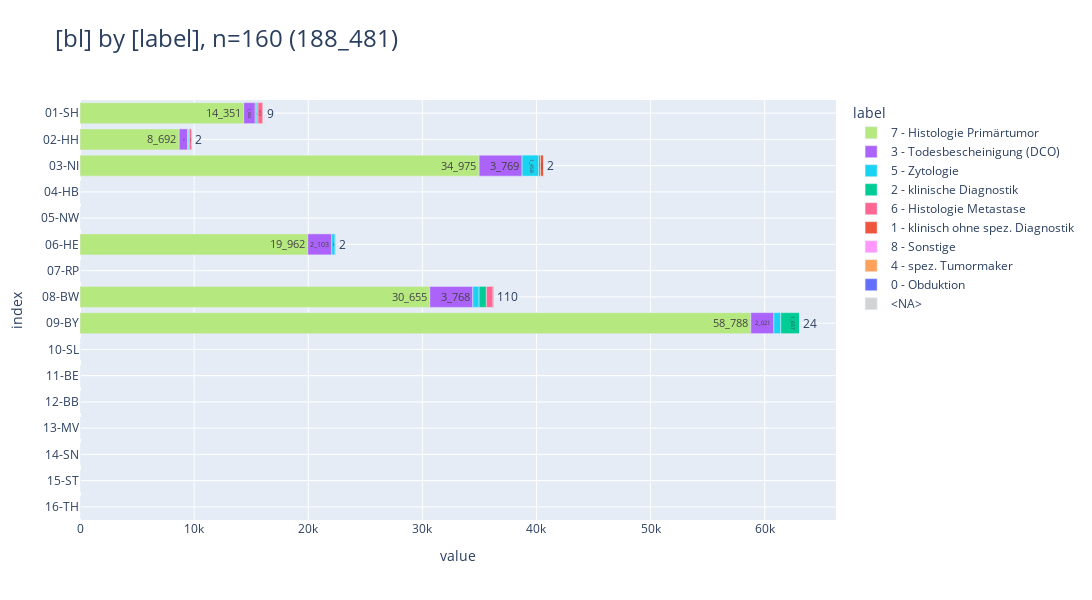

Notebook code for this chart:
### Code cell
_df = df_dsich[
    [
        "bl",
        "label",
        "cnt",
    ]
].sort_values("bl")

_ = pls.plot_stacked_bars(
    _df,
    # swap=True,
    orientation="h",
    # show_total=True,
    # normalize=True,
    # relative=True,
    height=600,
    # top_n_color=5,
    # sort_values_index=True,
    sort_values_color=True,
    # top_n_index=3,
    # precision=2,
    # show_other=True,
    # top_n_index=2,
    kkr_col="bl",
)
_

### Figure 1 — Plotly figure (JSON) as saved in the notebook; plotly's stock layout.template omitted (floating-point values rounded to 4 significant figures)
{"data": [{"hovertemplate": "col=7 - Histologie Primärtumor<br>value=%{x}<br>index=%{y}<br>cnt_str=%{text}<extra></extra>", "legendgroup": "7 - Histologie Primärtumor", "marker": {"color": "#B6E880", "pattern": {"shape": ""}}, "name": "7 - Histologie Primärtumor", "orientation": "h", "showlegend": true, "text": ["14_351", "8_692", "34_975", "0", "0", "19_962", "0", "30_655", "58_788", "0", "0", "0", "0", "0", "0", "0"], "textposition": "auto", "type": "bar", "x": [14350.0, 8692.0, 34980.0, 0.0, 0.0, 19960.0, 0.0, 30660.0, 58790.0, 0.0, 0.0, 0.0, 0.0, 0.0, 0.0, 0.0], "xaxis": "x", "y": ["01-SH", "02-HH", "03-NI", "04-HB", "05-NW", "06-HE", "07-RP", "08-BW", "09-BY", "10-SL", "11-BE", "12-BB", "13-MV", "14-SN", "15-ST", "16-TH"], "yaxis": "y"}, {"hovertemplate": "col=3 - Todesbescheinigung (DCO)<br>value=%{x}<br>index=%{y}<br>cnt_str=%{text}<extra></extra>", "legendgroup": "3 - Todesbescheinigung (DCO)", "marker": {"color": "#AB63FA", "pattern": {"shape": ""}}, "name": "3 - Todesbescheinigung (DCO)", "orientation": "h", "showlegend": true, "text": ["1_004", "735", "3_769", "0", "0", "2_103", "0", "3_768", "2_021", "0", "0", "0", "0", "0", "0", "0"], "textposition": "auto", "type": "bar", "x": [1004.0, 735.0, 3769.0, 0.0, 0.0, 2103.0, 0.0, 3768.0, 2021.0, 0.0, 0.0, 0.0, 0.0, 0.0, 0.0, 0.0], "xaxis": "x", "y": ["01-SH", "02-HH", "03-NI", "04-HB", "05-NW", "06-HE", "07-RP", "08-BW", "09-BY", "10-SL", "11-BE", "12-BB", "13-MV", "14-SN", "15-ST", "16-TH"], "yaxis": "y"}, {"hovertemplate": "col=5 - Zytologie<br>value=%{x}<br>index=%{y}<br>cnt_str=%{text}<extra></extra>", "legendgroup": "5 - Zytologie", "marker": {"color": "#19D3F3", "pattern": {"shape": ""}}, "name": "5 - Zytologie", "orientation": "h", "showlegend": true, "text": ["146", "116", "1_458", "0", "0", "289", "0", "550", "607", "0", "0", "0", "0", "0", "0", "0"], "textposition": "auto", "type": "bar", "x": [146.0, 116.0, 1458.0, 0.0, 0.0, 289.0, 0.0, 550.0, 607.0, 0.0, 0.0, 0.0, 0.0, 0.0, 0.0, 0.0], "xaxis": "x", "y": ["01-SH", "02-HH", "03-NI", "04-HB", "05-NW", "06-HE", "07-RP", "08-BW", "09-BY", "10-SL", "11-BE", "12-BB", "13-MV", "14-SN", "15-ST", "16-TH"], "yaxis": "y"}, {"hovertemplate": "col=2 - klinische Diagnostik<br>value=%{x}<br>index=%{y}<br>cnt_str=%{text}<extra></extra>", "legendgroup": "2 - klinische Diagnostik", "marker": {"color": "#00CC96", "pattern": {"shape": ""}}, "name": "2 - klinische Diagnostik", "orientation": "h", "showlegend": true, "text": ["100", "35", "151", "0", "0", "104", "0", "641", "1_657", "0", "0", "0", "0", "0", "0", "0"], "textposition": "auto", "type": "bar", "x": [100.0, 35.0, 151.0, 0.0, 0.0, 104.0, 0.0, 641.0, 1657.0, 0.0, 0.0, 0.0, 0.0, 0.0, 0.0, 0.0], "xaxis": "x", "y": ["01-SH", "02-HH", "03-NI", "04-HB", "05-NW", "06-HE", "07-RP", "08-BW", "09-BY", "10-SL", "11-BE", "12-BB", "13-MV", "14-SN", "15-ST", "16-TH"], "yaxis": "y"}, {"hovertemplate": "col=6 - Histologie Metastase<br>value=%{x}<br>index=%{y}<br>cnt_str=%{text}<extra></extra>", "legendgroup": "6 - Histologie Metastase", "marker": {"color": "#FF6692", "pattern": {"shape": ""}}, "name": "6 - Histologie Metastase", "orientation": "h", "showlegend": true, "text": ["419", "262", "1", "0", "0", "0", "0", "584", "0", "0", "0", "0", "0", "0", "0", "0"], "textposition": "auto", "type": "bar", "x": [419.0, 262.0, 1.0, 0.0, 0.0, 0.0, 0.0, 584.0, 0.0, 0.0, 0.0, 0.0, 0.0, 0.0, 0.0, 0.0], "xaxis": "x", "y": ["01-SH", "02-HH", "03-NI", "04-HB", "05-NW", "06-HE", "07-RP", "08-BW", "09-BY", "10-SL", "11-BE", "12-BB", "13-MV", "14-SN", "15-ST", "16-TH"], "yaxis": "y"}, {"hovertemplate": "col=1 - klinisch ohne spez. Diagnostik<br>value=%{x}<br>index=%{y}<br>cnt_str=%{text}<extra></extra>", "legendgroup": "1 - klinisch ohne spez. Diagnostik", "marker": {"color": "#EF553B", "pattern": {"shape": ""}}, "name": "1 - klinisch ohne spez. Diagnostik", "orientation": "h", "showlegend": true, "text": ["65", "0", "312", "0", "0", "0", "0", "110", "0", "0", "0", "0", "0", "0", "0", "0"], "textposition": "auto", "type": "bar", "x": [65.0, 0.0, 312.0, 0.0, 0.0, 0.0, 0.0, 110.0, 0.0, 0.0, 0.0, 0.0, 0.0, 0.0, 0.0, 0.0], "xaxis": "x", "y": ["01-SH", "02-HH", "03-NI", "04-HB", "05-NW", "06-HE", "07-RP", "08-BW", "09-BY", "10-SL", "11-BE", "12-BB", "13-MV", "14-SN", "15-ST", "16-TH"], "yaxis": "y"}, {"hovertemplate": "col=8 - Sonstige<br>value=%{x}<br>index=%{y}<br>cnt_str=%{text}<extra></extra>", "legendgroup": "8 - Sonstige", "marker": {"color": "#FF97FF", "pattern": {"shape": ""}}, "name": "8 - Sonstige", "orientation": "h", "showlegend": true, "text": ["0", "0", "5", "0", "0", "0", "0", "0", "24", "0", "0", "0", "0", "0", "0", "0"], "textposition": "auto", "type": "bar", "x": [0.0, 0.0, 5.0, 0.0, 0.0, 0.0, 0.0, 0.0, 24.0, 0.0, 0.0, 0.0, 0.0, 0.0, 0.0, 0.0], "xaxis": "x", "y": ["01-SH", "02-HH", "03-NI", "04-HB", "05-NW", "06-HE", "07-RP", "08-BW", "09-BY", "10-SL", "11-BE", "12-BB", "13-MV", "14-SN", "15-ST", "16-TH"], "yaxis": "y"}, {"hovertemplate": "col=4 - spez. Tumormaker<br>value=%{x}<br>index=%{y}<br>cnt_str=%{text}<extra></extra>", "legendgroup": "4 - spez. Tumormaker", "marker": {"color": "#FFA15A", "pattern": {"shape": ""}}, "name": "4 - spez. Tumormaker", "orientation": "h", "showlegend": true, "text": ["9", "2", "0", "0", "0", "7", "0", "0", "0", "0", "0", "0", "0", "0", "0", "0"], "textposition": "auto", "type": "bar", "x": [9.0, 2.0, 0.0, 0.0, 0.0, 7.0, 0.0, 0.0, 0.0, 0.0, 0.0, 0.0, 0.0, 0.0, 0.0, 0.0], "xaxis": "x", "y": ["01-SH", "02-HH", "03-NI", "04-HB", "05-NW", "06-HE", "07-RP", "08-BW", "09-BY", "10-SL", "11-BE", "12-BB", "13-MV", "14-SN", "15-ST", "16-TH"], "yaxis": "y"}, {"hovertemplate": "col=0 - Obduktion<br>value=%{x}<br>index=%{y}<br>cnt_str=%{text}<extra></extra>", "legendgroup": "0 - Obduktion", "marker": {"color": "#636EFA", "pattern": {"shape": ""}}, "name": "0 - Obduktion", "orientation": "h", "showlegend": true, "text": ["0", "0", "2", "0", "0", "2", "0", "0", "0", "0", "0", "0", "0", "0", "0", "0"], "textposition": "auto", "type": "bar", "x": [0.0, 0.0, 2.0, 0.0, 0.0, 2.0, 0.0, 0.0, 0.0, 0.0, 0.0, 0.0, 0.0, 0.0, 0.0, 0.0], "xaxis": "x", "y": ["01-SH", "02-HH", "03-NI", "04-HB", "05-NW", "06-HE", "07-RP", "08-BW", "09-BY", "10-SL", "11-BE", "12-BB", "13-MV", "14-SN", "15-ST", "16-TH"], "yaxis": "y"}, {"hovertemplate": "col=<NA><br>value=%{x}<br>index=%{y}<br>cnt_str=%{text}<extra></extra>", "legendgroup": "<NA>", "marker": {"color": "lightgray", "pattern": {"shape": ""}}, "name": "<NA>", "orientation": "h", "showlegend": true, "text": ["0", "0", "0", "0", "0", "0", "0", "0", "0", "0", "0", "0", "0", "0", "0", "0"], "textposition": "auto", "type": "bar", "x": [0.0, 0.0, 0.0, 0.0, 0.0, 0.0, 0.0, 0.0, 0.0, 0.0, 0.0, 0.0, 0.0, 0.0, 0.0, 0.0], "xaxis": "x", "y": ["01-SH", "02-HH", "03-NI", "04-HB", "05-NW", "06-HE", "07-RP", "08-BW", "09-BY", "10-SL", "11-BE", "12-BB", "13-MV", "14-SN", "15-ST", "16-TH"], "yaxis": "y"}], "layout": {"barmode": "relative", "height": 600, "legend": {"title": {"text": "label"}, "tracegroupgap": 0, "traceorder": "normal"}, "title": {"font": {"size": 24}, "text": "[bl] by [label], n=160 (188_481)", "xanchor": "left", "y": 0.95, "yanchor": "top"}, "width": 2000, "xaxis": {"anchor": "y", "domain": [0, 1], "gridwidth": 1, "range": [0, 66250.0], "showgrid": true, "title": {"text": "value"}}, "yaxis": {"anchor": "x", "categoryarray": ["16-TH", "15-ST", "14-SN", "13-MV", "12-BB", "11-BE", "10-SL", "09-BY", "08-BW", "07-RP", "06-HE", "05-NW", "04-HB", "03-NI", "02-HH", "01-SH"], "categoryorder": "array", "domain": [0, 1], "gridwidth": 1, "showgrid": true, "title": {"text": "index"}}}}
